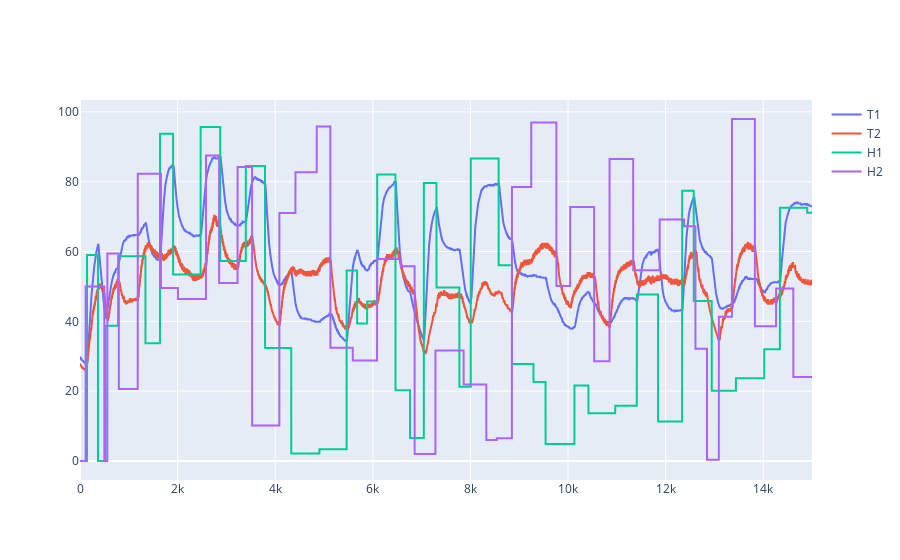

The notebook cell this image was saved under:
### Code cell
from plotly.subplots import make_subplots
import plotly.graph_objects as go

fig = make_subplots(rows=1, cols=1, shared_xaxes=True)
fig.add_trace(go.Scatter(y=T1, name="T1"), row=1, col=1)
fig.add_trace(go.Scatter(y=T2, name="T2"), row=1, col=1)
fig.add_trace(go.Scatter(y=random_signal[0], name="H1"), row=1, col=1)
fig.add_trace(go.Scatter(y=random_signal[1], name="H2"), row=1, col=1)

### Figure 1 — Plotly figure (JSON) as saved in the notebook; plotly's stock layout.template omitted (floating-point values rounded to 4 significant figures; data arrays with more than 128 entries replaced by an {"elided": "..."} marker saying what was removed)
{"data": [{"name": "T1", "type": "scatter", "xaxis": "x", "y": {"elided": "15000 float values"}, "yaxis": "y"}, {"name": "T2", "type": "scatter", "xaxis": "x", "y": {"elided": "15000 float values"}, "yaxis": "y"}, {"name": "H1", "type": "scatter", "xaxis": "x", "y": {"elided": "15000 float values"}, "yaxis": "y"}, {"name": "H2", "type": "scatter", "xaxis": "x", "y": {"elided": "15000 float values"}, "yaxis": "y"}], "layout": {"xaxis": {"anchor": "y", "domain": [0, 1]}, "yaxis": {"anchor": "x", "domain": [0, 1]}}}
